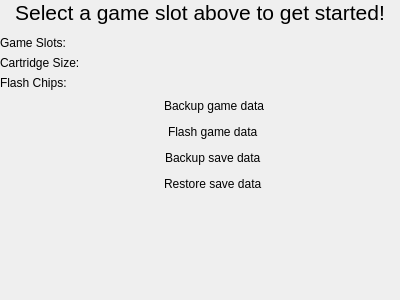
<?xml version="1.0" encoding="UTF-8"?>
<ui version="4.0">
 <class>NgpFmCartridgeInfoWidget</class>
 <widget class="QWidget" name="NgpFmCartridgeInfoWidget">
  <property name="geometry">
   <rect>
    <x>0</x>
    <y>0</y>
    <width>400</width>
    <height>300</height>
   </rect>
  </property>
  <property name="windowTitle">
   <string>Form</string>
  </property>
  <layout class="QVBoxLayout" name="verticalLayout">
   <property name="leftMargin">
    <number>0</number>
   </property>
   <property name="topMargin">
    <number>0</number>
   </property>
   <property name="rightMargin">
    <number>0</number>
   </property>
   <property name="bottomMargin">
    <number>0</number>
   </property>
   <item>
    <widget class="QLabel" name="promptLabel">
     <property name="font">
      <font>
       <pointsize>16</pointsize>
      </font>
     </property>
     <property name="text">
      <string>Select a game slot above to get started!</string>
     </property>
     <property name="alignment">
      <set>Qt::AlignCenter</set>
     </property>
    </widget>
   </item>
   <item>
    <spacer name="promptLowerSpacer">
     <property name="orientation">
      <enum>Qt::Vertical</enum>
     </property>
     <property name="sizeType">
      <enum>QSizePolicy::Fixed</enum>
     </property>
     <property name="sizeHint" stdset="0">
      <size>
       <width>0</width>
       <height>5</height>
      </size>
     </property>
    </spacer>
   </item>
   <item>
    <layout class="QFormLayout" name="cartridgeSpecsFormLayout">
     <item row="0" column="0">
      <widget class="QLabel" name="cartridgeSpecNumSlotsLabel">
       <property name="text">
        <string>Game Slots:</string>
       </property>
      </widget>
     </item>
     <item row="0" column="1">
      <widget class="QLabel" name="cartridgeSpecNumSlotsOutputLabel">
       <property name="text">
        <string/>
       </property>
      </widget>
     </item>
     <item row="1" column="0">
      <widget class="QLabel" name="cartridgeSpecCapacityLabel">
       <property name="text">
        <string>Cartridge Size:</string>
       </property>
      </widget>
     </item>
     <item row="1" column="1">
      <widget class="QLabel" name="cartridgeSpecCapacityOutputLabel">
       <property name="text">
        <string/>
       </property>
      </widget>
     </item>
     <item row="2" column="0">
      <widget class="QLabel" name="cartridgeSpecNumChipsLabel">
       <property name="text">
        <string>Flash Chips:</string>
       </property>
      </widget>
     </item>
     <item row="2" column="1">
      <widget class="QLabel" name="cartridgeSpecNumChipsOutputLabel">
       <property name="text">
        <string/>
       </property>
      </widget>
     </item>
    </layout>
   </item>
   <item>
    <layout class="QHBoxLayout" name="gameBackupHorizontalLayout">
     <item>
      <spacer name="gameBackupLeftHorizontalSpacer">
       <property name="orientation">
        <enum>Qt::Horizontal</enum>
       </property>
       <property name="sizeHint" stdset="0">
        <size>
         <width>40</width>
         <height>20</height>
        </size>
       </property>
      </spacer>
     </item>
     <item>
      <widget class="QLabel" name="gameBackupEnabledLabel">
       <property name="maximumSize">
        <size>
         <width>30</width>
         <height>30</height>
        </size>
       </property>
       <property name="font">
        <font>
         <pointsize>13</pointsize>
        </font>
       </property>
       <property name="text">
        <string/>
       </property>
       <property name="pixmap">
        <pixmap>../../../../res/check.svg</pixmap>
       </property>
       <property name="scaledContents">
        <bool>true</bool>
       </property>
      </widget>
     </item>
     <item>
      <widget class="QLabel" name="gameBackupDisabledLabel">
       <property name="maximumSize">
        <size>
         <width>30</width>
         <height>30</height>
        </size>
       </property>
       <property name="text">
        <string/>
       </property>
       <property name="pixmap">
        <pixmap>../../../../res/cross.svg</pixmap>
       </property>
       <property name="scaledContents">
        <bool>true</bool>
       </property>
      </widget>
     </item>
     <item>
      <widget class="QLabel" name="gameBackupLabel">
       <property name="text">
        <string>Backup game data</string>
       </property>
      </widget>
     </item>
     <item>
      <spacer name="gameBackupRightHorizontalSpacer">
       <property name="orientation">
        <enum>Qt::Horizontal</enum>
       </property>
       <property name="sizeHint" stdset="0">
        <size>
         <width>40</width>
         <height>20</height>
        </size>
       </property>
      </spacer>
     </item>
    </layout>
   </item>
   <item>
    <layout class="QHBoxLayout" name="gameFlashHorizontalLayout">
     <item>
      <spacer name="gameFlashLeftHorizontalSpacer">
       <property name="orientation">
        <enum>Qt::Horizontal</enum>
       </property>
       <property name="sizeHint" stdset="0">
        <size>
         <width>40</width>
         <height>20</height>
        </size>
       </property>
      </spacer>
     </item>
     <item>
      <widget class="QLabel" name="gameFlashEnabledLabel">
       <property name="maximumSize">
        <size>
         <width>30</width>
         <height>30</height>
        </size>
       </property>
       <property name="text">
        <string/>
       </property>
       <property name="pixmap">
        <pixmap>../../../../res/check.svg</pixmap>
       </property>
       <property name="scaledContents">
        <bool>true</bool>
       </property>
      </widget>
     </item>
     <item>
      <widget class="QLabel" name="gameFlashDisabledLabel">
       <property name="maximumSize">
        <size>
         <width>30</width>
         <height>30</height>
        </size>
       </property>
       <property name="text">
        <string/>
       </property>
       <property name="pixmap">
        <pixmap>../../../../res/cross.svg</pixmap>
       </property>
       <property name="scaledContents">
        <bool>true</bool>
       </property>
      </widget>
     </item>
     <item>
      <widget class="QLabel" name="gameFlashLabel">
       <property name="text">
        <string>Flash game data</string>
       </property>
      </widget>
     </item>
     <item>
      <spacer name="gameFlashRightHorizontalSpacer">
       <property name="orientation">
        <enum>Qt::Horizontal</enum>
       </property>
       <property name="sizeHint" stdset="0">
        <size>
         <width>40</width>
         <height>20</height>
        </size>
       </property>
      </spacer>
     </item>
    </layout>
   </item>
   <item>
    <layout class="QHBoxLayout" name="saveBackupHorizontalLayout">
     <item>
      <spacer name="saveBackupLeftHorizontalSpacer">
       <property name="orientation">
        <enum>Qt::Horizontal</enum>
       </property>
       <property name="sizeHint" stdset="0">
        <size>
         <width>40</width>
         <height>20</height>
        </size>
       </property>
      </spacer>
     </item>
     <item>
      <widget class="QLabel" name="saveBackupEnabledLabel">
       <property name="maximumSize">
        <size>
         <width>30</width>
         <height>30</height>
        </size>
       </property>
       <property name="text">
        <string/>
       </property>
       <property name="pixmap">
        <pixmap>../../../../res/check.svg</pixmap>
       </property>
       <property name="scaledContents">
        <bool>true</bool>
       </property>
      </widget>
     </item>
     <item>
      <widget class="QLabel" name="saveBackupDisabledLabel">
       <property name="maximumSize">
        <size>
         <width>30</width>
         <height>30</height>
        </size>
       </property>
       <property name="text">
        <string/>
       </property>
       <property name="pixmap">
        <pixmap>../../../../res/cross.svg</pixmap>
       </property>
       <property name="scaledContents">
        <bool>true</bool>
       </property>
      </widget>
     </item>
     <item>
      <widget class="QLabel" name="saveBackupLabel">
       <property name="text">
        <string>Backup save data</string>
       </property>
      </widget>
     </item>
     <item>
      <spacer name="saveBackupRightHorizontalSpacer">
       <property name="orientation">
        <enum>Qt::Horizontal</enum>
       </property>
       <property name="sizeHint" stdset="0">
        <size>
         <width>40</width>
         <height>20</height>
        </size>
       </property>
      </spacer>
     </item>
    </layout>
   </item>
   <item>
    <layout class="QHBoxLayout" name="saveRestoreHorizontalLayout">
     <item>
      <spacer name="saveRestoreLeftHorizontalSpacer">
       <property name="orientation">
        <enum>Qt::Horizontal</enum>
       </property>
       <property name="sizeHint" stdset="0">
        <size>
         <width>40</width>
         <height>20</height>
        </size>
       </property>
      </spacer>
     </item>
     <item>
      <widget class="QLabel" name="saveRestoreEnabledLabel">
       <property name="maximumSize">
        <size>
         <width>30</width>
         <height>30</height>
        </size>
       </property>
       <property name="text">
        <string/>
       </property>
       <property name="pixmap">
        <pixmap>../../../../res/check.svg</pixmap>
       </property>
       <property name="scaledContents">
        <bool>true</bool>
       </property>
      </widget>
     </item>
     <item>
      <widget class="QLabel" name="saveRestoreDisabledLabel">
       <property name="maximumSize">
        <size>
         <width>30</width>
         <height>30</height>
        </size>
       </property>
       <property name="text">
        <string/>
       </property>
       <property name="pixmap">
        <pixmap>../../../../res/cross.svg</pixmap>
       </property>
       <property name="scaledContents">
        <bool>true</bool>
       </property>
      </widget>
     </item>
     <item>
      <widget class="QLabel" name="saveRestoreLabel">
       <property name="text">
        <string>Restore save data</string>
       </property>
      </widget>
     </item>
     <item>
      <spacer name="saveRestoreRightHorizontalSpacer">
       <property name="orientation">
        <enum>Qt::Horizontal</enum>
       </property>
       <property name="sizeHint" stdset="0">
        <size>
         <width>40</width>
         <height>20</height>
        </size>
       </property>
      </spacer>
     </item>
    </layout>
   </item>
   <item>
    <spacer name="verticalSpacer">
     <property name="orientation">
      <enum>Qt::Vertical</enum>
     </property>
     <property name="sizeHint" stdset="0">
      <size>
       <width>20</width>
       <height>40</height>
      </size>
     </property>
    </spacer>
   </item>
  </layout>
 </widget>
 <resources/>
 <connections/>
</ui>
